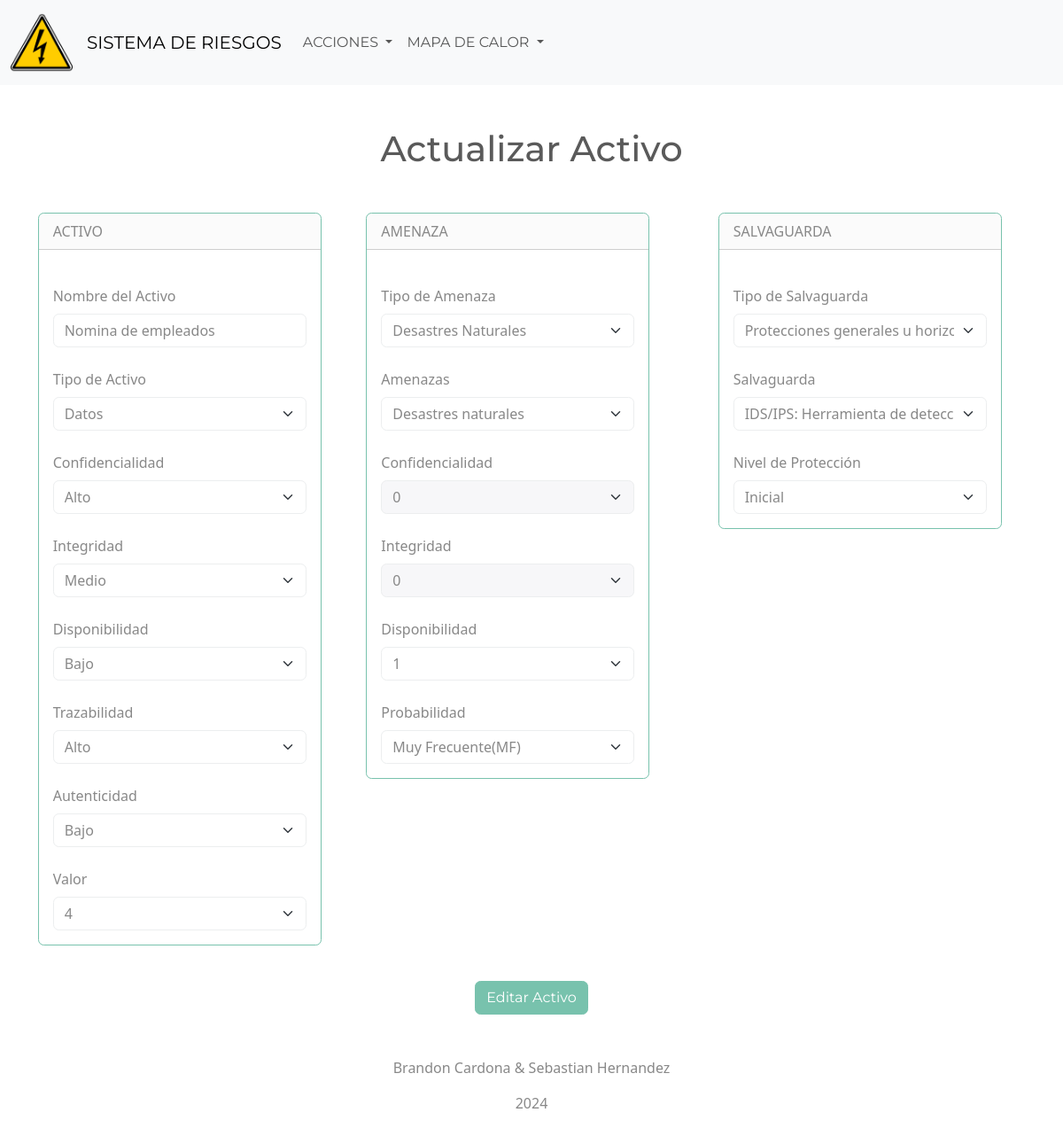
The page /index.php?controlador=Activo&accion=editActivoAmenazaSalvaguarda&id=1&idAmenaza=1&idSalvaguarda=1 on the database its author committed.
### tables this page shows
CREATE TABLE `activo` (
  `idActivo` int(11) NOT NULL,
  `idTipoActivo` int(11) NOT NULL,
  `activo` varchar(100) NOT NULL,
  `confidencialidad` varchar(100) NOT NULL,
  `integridad` varchar(100) NOT NULL,
  `disponibilidad` varchar(100) NOT NULL,
  `trazabilidad` varchar(100) NOT NULL,
  `autenticidad` varchar(100) NOT NULL,
  `valor` int(11) NOT NULL
);

CREATE TABLE `amenaza` (
  `idAmenaza` int(11) NOT NULL,
  `idTipoAmenaza` int(11) NOT NULL,
  `idProbabilidad` int(11) NOT NULL,
  `amenaza` int(11) NOT NULL,
  `confidencialidad` int(11) DEFAULT NULL,
  `integridad` int(11) DEFAULT NULL,
  `disponibilidad` int(11) DEFAULT NULL
);

### views/amenazaSalvaguarda/edit.php (the view, shortened to what the rows shown need)
<?php require_once "views/shared/header.php"; ?>
<form action="index.php?controlador=Activo&accion=updateActivoAmenazaSalvaguarda" method="post" >
    <h1 class="text-center my-5"><?= $data['titulo'] ?></h1>
    <div class="row justify-content-md-center">
        <div class="col-lg-4">
            <div class="card border-primary mb-3 mx-auto" style="max-width: 20rem;" >
                <div class="card-header">ACTIVO</div>
                <div class="card-body">
                    <label for="tipo_de_activo" class="form-label mt-4">Nombre del Activo</label>
                    <input type="text" required class="form-control" placeholder="nombre activo" name="nombre_activo" value="<?= $data['Activo']['activo']?>">
                    <label for="tipo_de_activo" class="form-label mt-4">Tipo de Activo</label>
                    <select name="tipo_de_activo" id="tipo_de_activo" class="form-select">
                        <?php foreach($data['TiposActivos'] as $item){?>
                            <?php if($item['idTipoActivo'] == $data['Activo']['idTipoActivo']){?>
                                <option value="<?= $item['idTipoActivo']?>" selected><?= $item['tipoActivo']?></option>
                            <?php }else{?>
                                <option value="<?= $item['idTipoActivo']?>"><?= $item['tipoActivo']?></option>
                            <?php }?>
                        <?php }?>
                    </select>
                    <?php $calificicacion = ['Bajo', 'Medio', 'Alto']; ?>
                    <label for="confidencialidad" class="form-label mt-4">Confidencialidad</label>
                    <select name="confidencialidad_activo" class="form-select" id="confidencialidad">
                        <?php foreach($calificicacion as $item){?>
                            <?php if($item == $data['Activo']['confidencialidad']){?>
                                <option selected><?= $item?></option>
                            <?php }else{?>
                                <option><?= $item?></option>
                            <?php }?>
                        <?php }?>
                    </select>
                    <label for="integridad" class="form-label mt-4">Integridad</label>
                    <select name="integridad_activo" class="form-select" id="integridad">
                        <?php foreach($calificicacion as $item){?>
                            <?php if($item == $data['Activo']['integridad']){?>
                                <option selected><?= $item?></option>
                            <?php }else{?>
                                <option><?= $item?></option>
                            <?php }?>
                        <?php }?>
                    </select>
                    <label for="disponibilidad" class="form-label mt-4">Disponibilidad</label>
                    <select name="disponibilidad_activo" class="form-select" id="disponibilidad">
                        <?php foreach($calificicacion as $item){?>
                            <?php if($item == $data['Activo']['disponibilidad']){?>
                                <option selected><?= $item?></option>
                            <?php }else{?>
                                <option><?= $item?></option>
                            <?php }?>
                        <?php }?>
                    </select>
                    <label for="trazabilidad" class="form-label mt-4">Trazabilidad</label>
                    <select name="trazabilidad_activo" class="form-select" id="trazabilidad">
                        <?php foreach($calificicacion as $item){?>
                            <?php if($item == $data['Activo']['trazabilidad']){?>
                                <option selected><?= $item?></option>
                            <?php }else{?>
                                <option><?= $item?></option>
                            <?php }?>
                        <?php }?>
                    </select>
                    <label for="autenticidad" class="form-label mt-4">Autenticidad</label>
                    <select name="autenticidad_activo" class="form-select" id="autenticidad">
                        <?php foreach($calificicacion as $item){?>
                            <?php if($item == $data['Activo']['autenticidad']){?>
                                <option selected><?= $item?></option>
                            <?php }else{?>
                                <option><?= $item?></option>
                            <?php }?>
                        <?php }?>
                    </select>
                    <?php $valor = [1, 2, 3, 4, 5]; ?>
                    <label for="valor" class="form-label mt-4">Valor</label>
                    <select name="valor_activo" class="form-select" id="valor">
                        <?php foreach($valor as $item){?>
                            <?php if($item == $data['Activo']['valor']){?>
                                <option selected><?= $item?></option>
                            <?php }else{?>
                                <option><?= $item?></option>
                            <?php }?>
                        <?php }?>
                    </select>
                </div>
            </div>
        </div>
        <div class="col-lg-4">
            <div class="card border-primary mb-6" style="max-width: 20rem;">
                <div class="card-header">AMENAZA</div>
                <div class="card-body">
                    <label for="tipoAmenaza" class="form-label mt-4">Tipo de Amenaza</label>
                    <select onchange="GenerarOptionsAmenaza(this)" name="idTipoAmenaza" id="idTipoAmenaza" class="form-select">
                        <?php foreach($data['TipoAmenazas'] as $item){?>
                            <?php if($item['idTipoAmenaza'] == $data['AmenazaSalvaguarda']['idTipoAmenaza']){?>
                                <option value="<?= $item['idTipoAmenaza'] ?>" selected><?= $item['tipoAmenaza'] ?></option>
                            <?php }else{?>
                                <option value="<?= $item['idTipoAmenaza'] ?>"><?= $item['tipoAmenaza'] ?></option>
                            <?php }?>
                        <?php }?>
                    </select>
                    <label for="Amenazas" class="form-label mt-4">Amenazas</label>
                    <select name="Amenazas" onchange="OnChangeAmenaza(this)" id="Amenazas" class="form-select">
                    </select>
                    <?php $valorAmenaza = [0, 1, 2, 3]; ?>
                    <label for="confidencialidad" class="form-label mt-4">Confidencialidad</label>
                    <select name="confidencialidadAmenaza" class="form-select" id="confidencialidadAmenaza">
                        <?php foreach($valorAmenaza as $item){?>
                            <?php if($item == $data['AmenazaSalvaguarda']['confidencialidad']){?>
                                <option selected><?= $item?></option>
                            <?php }else{?>
                                <option><?= $item?></option>
                            <?php }?>
                        <?php }?>
                    </select>
                    <label for="integridad" class="form-label mt-4">Integridad</label>
                    <select name="integridadAmenaza" class="form-select" id="integridadAmenaza">
                        <?php foreach($valorAmenaza as $item){?>
                            <?php if($item == $data['AmenazaSalvaguarda']['integridad']){?>
                                <option selected><?= $item?></option>
                            <?php }else{?>
                                <option><?= $item?></option>
                            <?php }?>
                        <?php }?>
                    </select>
                    <label for="disponibilidad" class="form-label mt-4">Disponibilidad</label>
                    <select name="disponibilidadAmenaza" class="form-select" id="disponibilidadAmenaza">
                        <?php foreach($valorAmenaza as $item){?>
                            <?php if($item == $data['AmenazaSalvaguarda']['disponibilidad']){?>
                                <option selected><?= $item?></option>
                            <?php }else{?>
                                <option><?= $item?></option>
                            <?php }?>
                        <?php }?>
                    </select>
                    <label for="probabilidad" class="form-label mt-4">Probabilidad</label>
                    <select name="probabilidad" id="probabilidad" class="form-select">
                        <?php foreach($data['Probabilidad'] as $item){?>
                            <?php if($item['idProbabilidad'] == $data['AmenazaSalvaguarda']['idProbabilidad']){?>
                                <option value="<?= $item['idProbabilidad'] ?>" selected><?= $item['probabilidad'] ?></option>
                            <?php }else{?>
                                <option value="<?= $item['idProbabilidad'] ?>"><?= $item['probabilidad'] ?></option>
                            <?php }?>
                        <?php }?>
                    </select>
                </div>
            </div>
        </div>
        <div class="col-lg-4">
            <div class="card border-primary mb-3" style="max-width: 20rem;">
                <div class="card-header">SALVAGUARDA</div>
                <div class="card-body">
                    <label for="activo" class="form-label mt-4">Tipo de Salvaguarda</label>
                    <select onchange="generaroptionssalvaguardas(this)" name="idSalvaguarda" id="idSalvaguarda" class="form-select">
                        <?php foreach($data['TipoSalvaguardas'] as $item){?>
                            <?php if($item['idTipoSalvaguarda'] == $data['AmenazaSalvaguarda']['idTipoSalvaguarda']){?>
                                <option value="<?= $item['idTipoSalvaguarda'] ?>" selected><?= $item['tipoSalvaguarda'] ?></option>
                            <?php }else{?>
                                <option value="<?= $item['idTipoSalvaguarda'] ?>"><?= $item['tipoSalvaguarda'] ?></option>
                            <?php }?>
                        <?php }?>
                    </select>
                    <label for="Salvaguarda" class="form-label mt-4">Salvaguarda</label>
                    <select name="Salvaguarda" id="Salvaguarda" class="form-select">
                    </select>
                    <label for="Proteccion" class="form-label mt-4">Nivel de Protección</label>
                    <select name="Proteccion" id="Proteccion" class="form-select">
                        <?php foreach($data['Proteccion'] as $item){?>
                            <?php if($item['idProteccion'] == $data['AmenazaSalvaguarda']['idProteccion']){?>
                                <option value="<?= $item['idProteccion'] ?>" selected><?= $item['nivel'] ?></option>
                            <?php }else{?>
                                <option value="<?= $item['idProteccion'] ?>"><?= $item['nivel'] ?></option>
                            <?php }?>
                        <?php }?>
                    </select>
                </div>
            </div>
        </div>
        <div style="text-align: center;" class="mb-5">
            <input type="submit" class="btn btn-primary mt-4" value="Editar Activo">
        </div>
    </div>
</form>
<?php require_once "views/shared/footer.php"; ?>

### rows shown on the page
activo: nombre_activo "Nomina de empleados", confidencialidad_activo "Alto", disponibilidad_activo "Bajo", trazabilidad_activo "Alto", autenticidad_activo "Bajo", valor_activo "4"
amenaza: confidencialidadAmenaza "0", integridadAmenaza "0", disponibilidadAmenaza "1"

### other values the page prints
$data['titulo'] "Actualizar Activo"
form field tipo_de_activo "Datos"
form field integridad_activo "Medio"
form field idTipoAmenaza "Desastres Naturales"
form field probabilidad "Muy Frecuente(MF)"
form field idSalvaguarda "Protecciones generales u horizontales"
form field Proteccion "Inicial"
